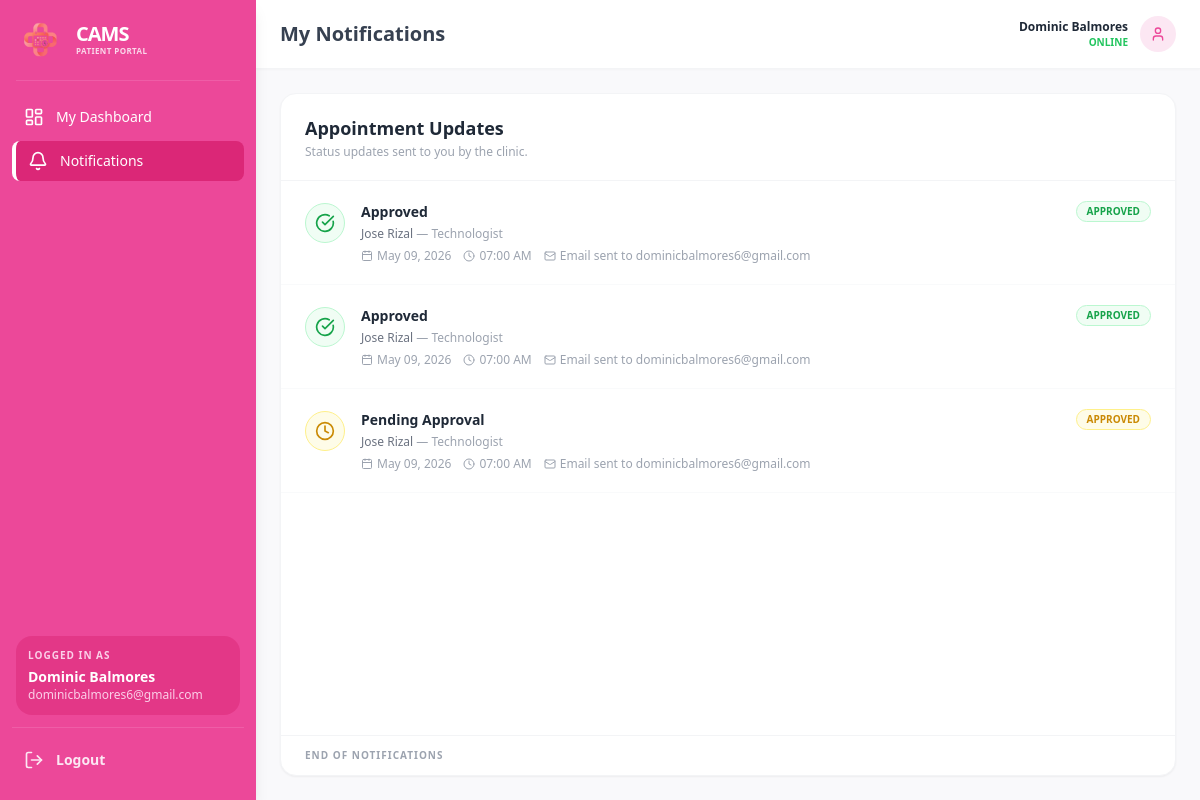
The app's page /patient_notifications.php (signed in) with its own data.
### tables this page shows
CREATE TABLE `patients` (
  `id` int(11) NOT NULL,
  `name` varchar(100) NOT NULL,
  `age` int(11) DEFAULT NULL,
  `gender` varchar(10) DEFAULT NULL,
  `contact` varchar(20) NOT NULL,
  `email` varchar(100) NOT NULL,
  `address` text DEFAULT NULL,
  `status` varchar(20) DEFAULT 'Pending',
  `created_at` timestamp NOT NULL DEFAULT current_timestamp()
);

CREATE TABLE `users` (
  `id` int(11) NOT NULL,
  `username` varchar(100) DEFAULT NULL,
  `email` varchar(100) DEFAULT NULL,
  `password` varchar(255) NOT NULL,
  `role` enum('admin','staff','patient') DEFAULT 'patient',
  `created_at` timestamp NOT NULL DEFAULT current_timestamp()
);

CREATE TABLE `notifications` (
  `id` int(11) NOT NULL,
  `patient_id` int(11) NOT NULL,
  `appointment_id` int(11) NOT NULL,
  `type` enum('sms','email') NOT NULL,
  `message` text NOT NULL,
  `status` enum('pending','sent','failed') DEFAULT 'pending',
  `sent_at` datetime DEFAULT NULL,
  `created_at` timestamp NOT NULL DEFAULT current_timestamp()
);

CREATE TABLE `appointments` (
  `id` int(11) NOT NULL,
  `patient_id` int(11) NOT NULL,
  `doctor_id` int(11) NOT NULL,
  `appointment_date` date NOT NULL,
  `appointment_time` time NOT NULL,
  `status` enum('pending','approved','completed','cancelled') DEFAULT 'pending',
  `remarks` text DEFAULT NULL,
  `created_at` timestamp NOT NULL DEFAULT current_timestamp()
);

CREATE TABLE `doctors` (
  `id` int(11) NOT NULL,
  `name` varchar(100) NOT NULL,
  `specialization` varchar(100) DEFAULT NULL,
  `contact` varchar(20) DEFAULT NULL,
  `status` enum('available','unavailable') DEFAULT 'available',
  `created_at` timestamp NOT NULL DEFAULT current_timestamp()
);

### patient_notifications.php (the view, shortened to what this page needs)
<?php
include("conn.php");
$username = $_SESSION['username'];
$u_res      = $conn->query("SELECT email FROM users WHERE username = '" . $conn->real_escape_string($username) . "'");
$u_data     = $u_res->fetch_assoc();
$user_email = $u_data['email'] ?? '';
$p_res   = $conn->query("SELECT * FROM patients WHERE email = '" . $conn->real_escape_string($user_email) . "' LIMIT 1");
$patient = $p_res->fetch_assoc();
$patient_id = $patient['id'] ?? null;
$notifications = [];
if ($patient_id) {
    $res = $conn->query("
        SELECT n.*, a.appointment_date, a.appointment_time, a.status AS appt_status,
               d.name AS doctor_name, d.specialization
        FROM notifications n
        JOIN appointments a ON n.appointment_id = a.id
        JOIN doctors d ON a.doctor_id = d.id
        WHERE n.patient_id = '$patient_id'
        ORDER BY n.id DESC
    ");
    while ($row = $res->fetch_assoc()) {
        $notifications[] = $row;
    }
}
?>
<!DOCTYPE html>
<html lang="en">
<head>
    <script src="https://cdn.tailwindcss.com"></script>
</head>
<body class="bg-gray-50 overflow-hidden">
<div class="flex h-screen overflow-hidden">
    <aside id="sidebar" class="fixed md:static inset-y-0 left-0 z-50 w-64 bg-pink-500 text-white flex flex-col shadow-lg
                               -translate-x-full md:translate-x-0 transition-transform duration-300">
        <div class="flex items-center p-4 gap-3">
            <img class="w-12 h-12 flex-shrink-0" src="mainlogo.png" alt="CAMS Logo">
            <div>
                <h1 class="font-bold text-xl uppercase tracking-tighter leading-none">CAMS</h1>
                <p class="font-bold text-[8px] text-pink-100 uppercase tracking-wider opacity-90 leading-tight mt-0.5">
                    Patient Portal
                </p>
            </div>
        </div>
        <hr class="border-pink-400 mx-4 opacity-50">
        <nav class="mt-4 flex-1 px-3">
            <ul class="space-y-1">
                <li>
                    <a href="patient_portal.php" class="flex items-center hover:bg-pink-600 px-3 py-2.5 rounded-lg transition-all">
                        <i data-lucide="layout-dashboard" class="w-5 h-5 flex-shrink-0"></i>
                        <span class="ml-3 font-medium text-sm whitespace-nowrap">My Dashboard</span>
                    </a>
                </li>
                <li>
                    <a href="patient_notifications.php" class="flex items-center bg-pink-600 border-l-4 border-white px-3 py-2.5 rounded-lg transition-all">
                        <i data-lucide="bell" class="w-5 h-5 flex-shrink-0"></i>
                        <span class="ml-3 font-medium text-sm whitespace-nowrap">Notifications</span>
                    </a>
                </li>
            </ul>
        </nav>
        <?php if ($patient): ?>
        <div class="px-4 pb-3">
            <div class="bg-pink-600/50 rounded-2xl p-3">
                <p class="text-[10px] text-pink-200 font-bold uppercase tracking-widest mb-1">Logged in as</p>
                <p class="font-bold text-white text-sm truncate"><?= htmlspecialchars($patient['name']); ?></p>
                <p class="text-pink-200 text-xs truncate"><?= htmlspecialchars($user_email); ?></p>
            </div>
        </div>
        <?php endif; ?>
        <div class="px-3 pb-5">
            <hr class="border-pink-400 mb-3 opacity-50">
            <button onclick="location.href='logout.php'" class="w-full flex items-center px-3 py-2.5 hover:bg-pink-700 rounded-xl transition-all text-pink-100 hover:text-white">
                <i data-lucide="log-out" class="w-5 h-5 flex-shrink-0"></i>
                <span class="ml-3 font-bold text-sm">Logout</span>
            </button>
        </div>
    </aside>
    <div class="flex-1 flex flex-col min-w-0 overflow-hidden">
        <header class="bg-white border-b border-gray-100 shadow-sm px-6 py-4 flex justify-between items-center flex-shrink-0">
            <div class="flex items-center gap-4">
                <h2 class="text-xl font-bold text-gray-700">My Notifications</h2>
            </div>
            <div class="flex items-center gap-3">
                <div class="text-right hidden sm:block">
                    <p class="text-xs font-bold text-gray-800"><?= htmlspecialchars($patient['name'] ?? $username); ?></p>
                    <p class="text-[10px] text-green-500 font-semibold uppercase">Online</p>
                </div>
                <div class="w-9 h-9 bg-pink-100 rounded-full flex items-center justify-center text-pink-500">
                    <i data-lucide="user" class="w-4 h-4"></i>
                </div>
            </div>
        </header>
        <div class="flex-1 overflow-hidden p-6 bg-gray-50/50">
            <div class="bg-white rounded-2xl shadow-sm border border-gray-100 h-full flex flex-col overflow-hidden">
                <div class="px-6 py-5 border-b border-gray-100">
                    <h3 class="text-lg font-black text-gray-800">Appointment Updates</h3>
                    <p class="text-xs text-gray-400 font-medium mt-0.5">Status updates sent to you by the clinic.</p>
                </div>
                <div class="flex-1 overflow-y-auto custom-scrollbar">
                    <?php if (empty($notifications)): ?>
                    <div class="flex flex-col items-center justify-center h-full py-20 text-center">
                        <div class="w-16 h-16 bg-gray-100 rounded-full flex items-center justify-center mx-auto mb-4">
                            <i data-lucide="bell-off" class="w-8 h-8 text-gray-400"></i>
                        </div>
                        <p class="text-gray-500 font-semibold">No notifications yet</p>
                        <p class="text-sm text-gray-400 mt-1">You'll see updates here when the clinic acts on your appointments.</p>
                    </div>
                    <?php else: ?>
                    <?php foreach ($notifications as $notif):
                        $msg     = $notif['message'];
                        $status  = $notif['appt_status'];
                        $fmt_date = date('M d, Y', strtotime($notif['appointment_date']));
                        $fmt_time = date('h:i A', strtotime($notif['appointment_time']));
                        [$icon, $bg, $text, $border] = match(true) {
                            str_contains($msg, 'Approved')  => ['check-circle',  'bg-green-50',  'text-green-600',  'border-green-200'],
                            str_contains($msg, 'Cancelled') => ['x-circle',      'bg-red-50',    'text-red-600',    'border-red-200'],
                            default                         => ['clock',         'bg-yellow-50', 'text-yellow-600', 'border-yellow-200'],
                        };
                    ?>
                    <div class="px-6 py-5 border-b border-gray-50 hover:bg-gray-50/50 transition-all">
                        <div class="flex items-start gap-4">
                            <div class="w-10 h-10 <?= $bg; ?> rounded-full flex items-center justify-center <?= $text; ?> flex-shrink-0 mt-0.5 border <?= $border; ?>">
                                <i data-lucide="<?= $icon; ?>" class="w-5 h-5"></i>
                            </div>
                            <div class="flex-1 min-w-0">
                                <div class="flex items-center justify-between gap-2 flex-wrap">
                                    <p class="font-bold text-gray-800 text-sm"><?= htmlspecialchars($msg); ?></p>
                                    <span class="<?= $bg; ?> <?= $text; ?> border <?= $border; ?> px-2.5 py-0.5 rounded-full text-[10px] font-black uppercase flex-shrink-0">
                                        <?= htmlspecialchars($status); ?>
                                    </span>
                                </div>
                                <p class="text-xs text-gray-500 mt-1">
                                    <span class="font-medium"><?= htmlspecialchars($notif['doctor_name']); ?></span>
                                    <span class="text-gray-400"> — <?= htmlspecialchars($notif['specialization']); ?></span>
                                </p>
                                <div class="flex items-center gap-3 mt-1.5 flex-wrap">
                                    <span class="flex items-center gap-1 text-xs text-gray-400">
                                        <i data-lucide="calendar" class="w-3 h-3"></i>
                                        <?= $fmt_date; ?>
                                    </span>
                                    <span class="flex items-center gap-1 text-xs text-gray-400">
                                        <i data-lucide="clock" class="w-3 h-3"></i>
                                        <?= $fmt_time; ?>
                                    </span>
                                    <span class="flex items-center gap-1 text-xs text-gray-400">
                                        <i data-lucide="mail" class="w-3 h-3"></i>
                                        Email sent to <?= htmlspecialchars($user_email); ?>
                                    </span>
                                </div>
                            </div>
                        </div>
                    </div>
                    <?php endforeach; ?>
                    <?php endif; ?>
                </div>
                <div class="px-6 py-3 border-t border-gray-100">
                    <p class="text-[10px] text-gray-400 font-bold uppercase tracking-widest">End of notifications</p>
                </div>
            </div>
        </div>
    </div>
</div>
</body>
</html>

### records on screen
patients: name "Dominic Balmores"
users: email "dominicbalmores6@gmail.com"
notifications: message "Approved", appointment.status "APPROVED", doctors.name "Jose Rizal", doctors.specialization "Technologist", appointment.appointment_date "May 09, 2026", appointment.appointment_time "07:00 AM"
notifications: message "Approved", appointment.status "APPROVED", doctors.name "Jose Rizal", doctors.specialization "Technologist", appointment.appointment_date "May 09, 2026", appointment.appointment_time "07:00 AM"
notifications: message "Pending Approval", appointment.status "APPROVED", doctors.name "Jose Rizal", doctors.specialization "Technologist", appointment.appointment_date "May 09, 2026", appointment.appointment_time "07:00 AM"
